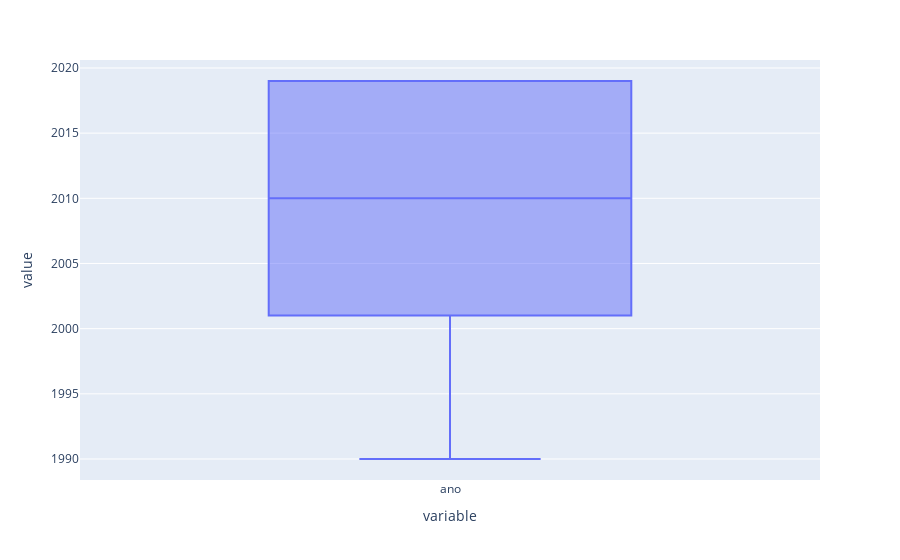

Here is the notebook cell this chart was saved with:
### Markdown cell above
# Exercício 2 - Outliers

    1) Mostre um gráfico de caixa de cada variável numérica
    2) Qual tratamento você dará para os outliers e por quê?

### Code cell
px.box(base.ano)

### Figure 1 — Plotly figure (JSON) as saved in the notebook; plotly's stock layout.template omitted (floating-point values rounded to 4 significant figures; data arrays with more than 128 entries replaced by an {"elided": "..."} marker saying what was removed)
{"data": [{"alignmentgroup": "True", "hovertemplate": "variable=%{x}<br>value=%{y}<extra></extra>", "legendgroup": "", "marker": {"color": "#636efa"}, "name": "", "notched": false, "offsetgroup": "", "orientation": "v", "showlegend": false, "type": "box", "x": {"elided": "258 str values"}, "x0": " ", "xaxis": "x", "y": {"elided": "258 int values"}, "y0": " ", "yaxis": "y"}], "layout": {"boxmode": "group", "legend": {"tracegroupgap": 0}, "margin": {"t": 60}, "xaxis": {"anchor": "y", "domain": [0, 1], "title": {"text": "variable"}}, "yaxis": {"anchor": "x", "domain": [0, 1], "title": {"text": "value"}}}}
